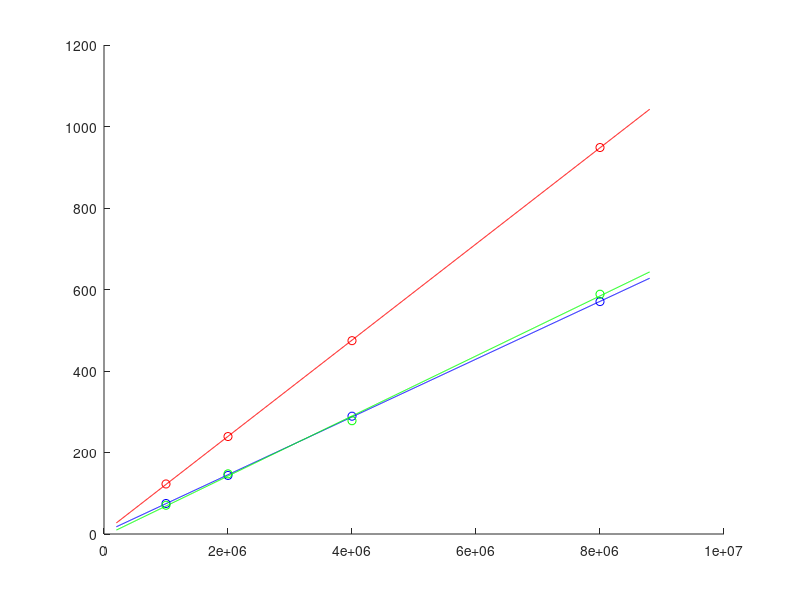
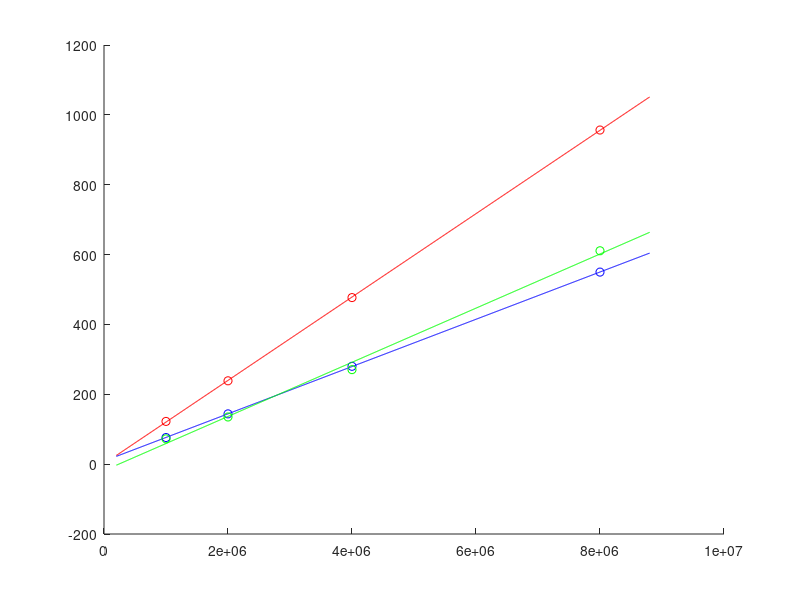
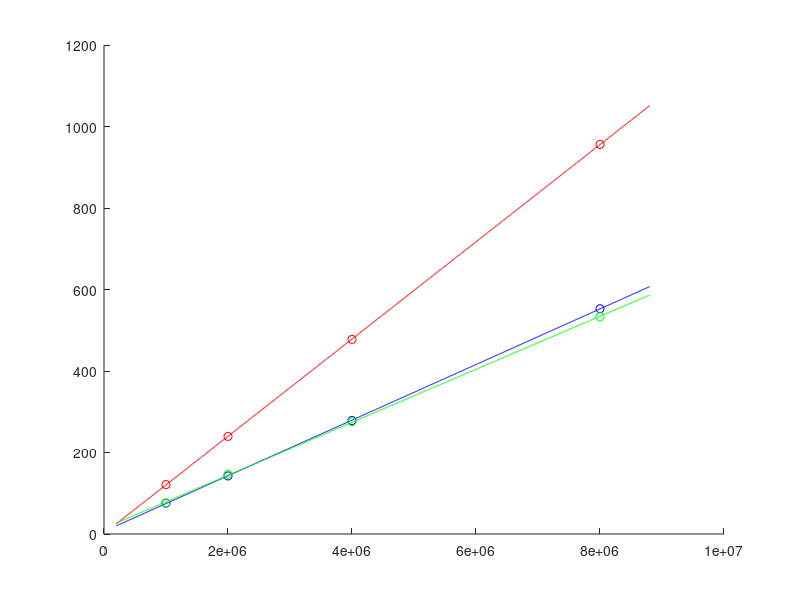

The MATLAB script that drew these images, in order:
x = [1000000, 2000000, 4000000, 8000000]';
t = linspace(200000, 8800000, 1000);

%---v:100, s:100, st_iteracij:(100, 200, 400, 800) :: 1 NIT---
figure(1);
hold on;
y = [122.7887, 239.1517, 474.4584, 948.4117]';
f = @(x) 3.6139 + 1.1802e-04 * x;
plot(x, y, 'ro');
plot(t, f(t), 'r');

%---v:100, s:100, st_iteracij:(100, 200, 400, 800) :: 2 NIT---
y = [74.8956, 143.7474, 289.0660, 570.3503]';
f = @(x) 3.5929e+00 + 7.0913e-05 * x;
plot(x, y, 'bo');
plot(t, f(t), 'b');

%---v:100, s:100, st_iteracij:(100, 200, 400, 800) :: 2 NIT---multy2
y = [70.6313, 147.5765, 278.0182, 588.3889]';
f = @(x) -5.0631e+00 + 7.3658e-05 * x;
plot(x, y, 'go');
plot(t, f(t), 'g');
hold off;

%-------------------------------------------------------------------------------

%---v:100, s:(100, 200, 400, 800), st_iteracij:100 :: 1 NIT---
figure(2);
hold on;
y = [122.3245, 238.6107, 476.8630, 956.5746]';
f = @(x) 1.1110e+00 + 1.1933e-04 * x;
plot(x, y, 'ro');
plot(t, f(t), 'r');

%---v:100, s:(100, 200, 400, 800), st_iteracij:100 :: 2 NIT---
y = [76.2196, 143.9398, 280.1154, 549.8300]';
f = @(x) 8.7904e+00 + 6.7663e-05 * x;
plot(x, y, 'bo');
plot(t, f(t), 'b');

%---v:100, s:(100, 200, 400, 800), st_iteracij:100 :: 2 NIT---multy2
y = [72.3517, 135.0592, 270.5487, 610.8969]';
f = @(x) -1.8477e+01 + 7.7518e-05 * x;
plot(x, y, 'go');
plot(t, f(t), 'g');
hold off;

%-------------------------------------------------------------------------------

figure(3);
%---v:(100, 200, 400, 800), s:100, st_iteracij:100 :: 1 NIT---
hold on;
y = [121.3116, 239.5597, 477.5898, 956.0098]';
f = @(x) 1.2782e+00 + 1.1929e-04 * x;
plot(x, y, 'ro');
plot(t, f(t), 'r');

%---v:(100, 200, 400, 800), s:100, st_iteracij:100 :: 2 NIT---
y = [75.5908, 142.4814, 278.4816, 552.8694]';
f = @(x) 6.4299e+00 + 6.8247e-05 * x;
plot(x, y, 'bo');
plot(t, f(t), 'b');

%---v:(100, 200, 400, 800), s:100, st_iteracij:100 :: 2 NIT---
y = [75.6012, 146.9035, 275.6618, 533.2712]';
f = @(x) 1.3903e+01 + 6.5055e-05 * x;
plot(x, y, 'go');
plot(t, f(t), 'g');
hold off;
